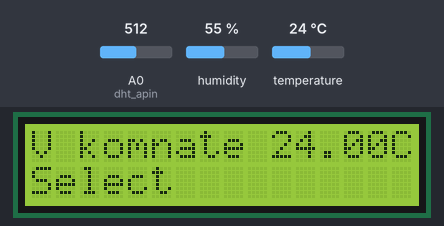
Recording of a sketch running on a simulated Arduino Uno, built with avr-gcc and run on an emulated ATmega328P. On the bench: 16×2 character LCD. Inputs (shaded band) come from the test bench; at power-on: A0 (dht_apin) = 512, temperature 24 °C, humidity 55 %.

Above: at 1.2 s.
1.3 s: A0 (dht_apin) set to 340
At 2.0 s:
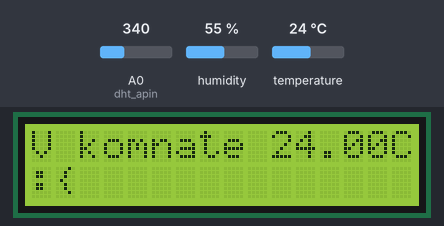
2.9 s: A0 (dht_apin) set to 360
At 3.5 s:
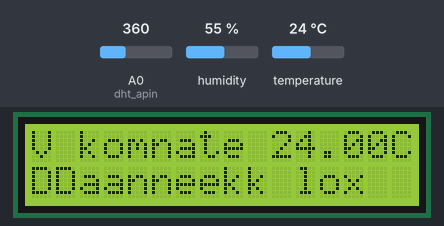
4.6 s: A0 (dht_apin) set to 122
At 5.2 s:
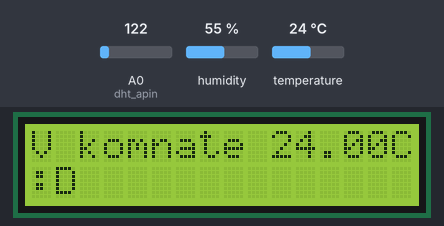
6.3 s: A0 (dht_apin) set to 40
At 7.7 s:
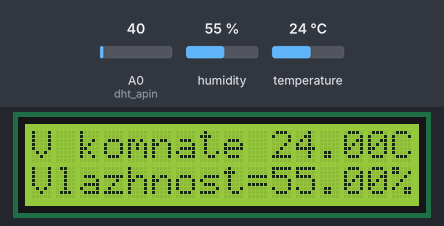
8.0 s: A0 (dht_apin) set to 810
At 8.6 s:
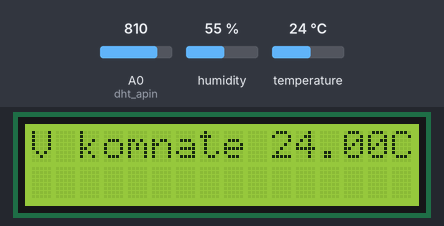
9.6 s: temperature set to 12 °C
At 11.2 s:
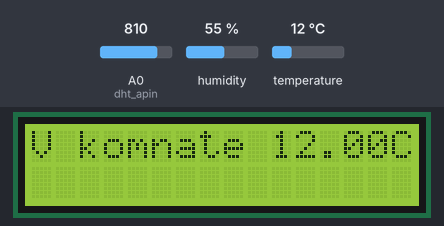
Timing chart, 0 to 12.3 s (numbered marks = the images above; inputs shaded):
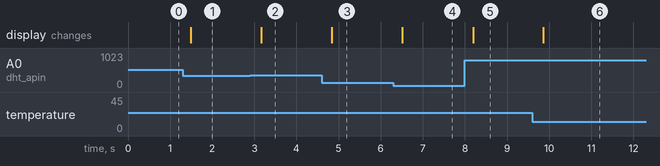

The sketch:

IIIK_Akran.ino
```cpp
#include <dht.h>
#define dht_apin A0
#include <LiquidCrystal.h>

LiquidCrystal lcd(8, 9, 4, 5, 6, 7);

dht DHT;

void setup() {
  lcd.begin(16, 2);
  lcd.clear();
}

byte key(){
  // 1 - 719, 2 - 477, 3 - 131, 4 - 305, 5 - 0
  int val = analogRead(0);
  if (val < 50) return 5;
  else if (val < 150) return 3;
  else if (val < 350) return 4;
  else if (val < 500) return 2;
  else if (val < 800) return 1;
  else if (val < 1500) return 0;
}

void loop() {
  DHT.read11(dht_apin);

  lcd.setCursor(0, 0);
      lcd.clear();
      //lcd.print("anlog = ");
      //lcd.print(analogRead(0));
      lcd.print("V komnate ");
      lcd.print(DHT.temperature);
      lcd.print("C");

  lcd.setCursor(0, 1);
  //lcd.print(" :( :) :0 :o");
     switch (key()){
        case 1:
          lcd.print("Select");
          break;
         case 2:
          lcd.print("DDaanneekk lox");
          break;
         case 3:
          lcd.print(":D");
          break;
         case 4:
          lcd.print(":{");
          break;
         case 5:
          lcd.print("Vlazhnost=");
          lcd.print(DHT.humidity);
          lcd.print("%");
          break;
      }

  delay(250);
}
```

Measured:
- after the input at 1.3 s, the display: changes after 0.19 s (image 1)
- after the input at 2.9 s, the display: changes after 0.26 s (image 2)
- after the input at 4.6 s, the display: changes after 0.24 s (image 3)
- after the input at 6.3 s, the display: changes after 0.21 s (image 4)
- after the input at 8.0 s, the display: changes after 0.20 s (image 5)
- after the input at 9.6 s, the display: changes after 0.27 s (image 6)
